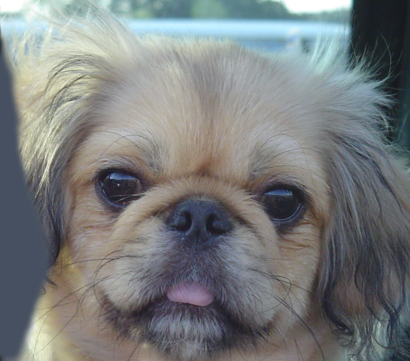
%> input picture data/dog.bmp, 410 x 361 px
$ octave main_spatial.m   (GNU Octave 9; MATLAB toolbox functions it lacks are replaced by stand-ins)
%> lines starting %> are read from the running program, lines starting %| are printed output that depends on the picture
### lowpass.m
function im_res = lowpass(im,sigma)
%This function creates a gaussian template
%as the prebuilt:
%filter = fspecial('gaussian',ker_size,sigma);
%Inputs:
% - im: image
% - sigma: frequency sigma
%Author: Nikolas Tsagkopoulos

ker_size = ceil(4*sigma + 1); %kernel dim Correction
if ~mod(ker_size,2)
    ker_size = ker_size + 1;
end

filter = zeros(ker_size,ker_size);
x0 = ceil(ker_size/2);
y0 = x0;
x = 1:ker_size;
y = 1:ker_size;
scalar = 1/(2*pi*sigma^2);
exponent = -1/(2*sigma^2);
for i =1:ker_size
    for j = 1:ker_size
        vars = (x(i) - x0).^2 + (y(j) - y0).^2;
        filter(i,j) = scalar.*exp(vars.*exponent);
    end
end

im_res = my_conv(im,filter);
end

### my_conv.m
function im_res = my_conv(im,g)
%This function performs the conv. operator similar to the
%prebuilt matlab function: conv2d(A,b,'same').
%Commented section compares my_conv() to conv2().
%Inputs:
% - im: image
% -  g: conv. window
%Author: Nikolas Tsagkopoulos

imdim = size(im); %Image dim.
if size(imdim) < 3
    imdim(3) = 1;
end
temp_dim = size(g); %Template dim.
im_res = zeros(imdim); %Output init.


leftB = temp_dim(2)/2 + .5;   %Indices modification
rightB = temp_dim(2)/2 - .5;  %Works only for odd temps.
upperB = temp_dim(1)/2 + .5;
downB = temp_dim(1)/2 - .5;
%% CONVOLUTION %%
g_flp = flip(flip(g,2),1); %filter rotation 180

for k = 1 : imdim(3) %for every channel
    for i = upperB : imdim(1) - downB
        for j = leftB : imdim(2) - rightB
            im_res(i,j,k) = sum(sum(im(i-upperB+1:i+downB,...
                                j-leftB+1:j+rightB,k).*g_flp));
        end
    end
end

%% conv2 Comparison
% [9 lines of commented-out code are left out]

end

### highpass.m
function im_res = highpass(im,sigma)
%This function creates a highpass filter using
%the function lowpass(). Removes from the original
%freqs, the low freqs and correctsvthe borders
%afterwards.
% - im: image
% - sigma: frequency sigma
%Author: Nikolas Tsagkopoulos

ker_size = ceil(4*sigma + 1); %kernel dim Correction
if ~mod(ker_size,2)
    ker_size = ker_size + 1;
end

filter = zeros(ker_size,ker_size);
x0 = ceil(ker_size/2);
y0 = x0;
x = 1:ker_size;
y = 1:ker_size;
scalar = 1/(2*pi*sigma^2);
exponent = -1/(2*sigma^2);
for i =1:ker_size
    for j = 1:ker_size
        vars = (x(i) - x0).^2 + (y(j) - y0).^2;
        filter(i,j) = scalar.*exp(vars.*exponent);
    end
end

im_res = my_conv(im,filter);
im_res = im - im_res;%Obtaining the High freq
im_res(im_res == im) = 0; %correcting the borders

end

### spatial_representation.m
function spatial_representation(A,B,Af,Bf)
%Inputs:
% - A: 1st image
% - B: 2nd image
% - Af: Low frequencies of 1st image
% - Bf: High frequencies of 2nd image
%Author: Nikolas Tsagkopoulos

figure(1);
subplot(2,2,1); imshow(A); title('Image 1'); ylabel('Original');
subplot(2,2,2); imshow(B); title('Image 2');
subplot(2,2,3); imshow(Af); title('Low freq.');
subplot(2,2,4); imshow(Bf + 0.5); title('High freq.'); %Visual reasons

end

### im_pyramid.m
function im_pyramid(im,n,sL,sH)
%This function performs an image pyramid.
%Inputs:
% - im: image
% -  n: reproduction samples
% - sL: low sigma (for the title)
% - sH: high sigma (for the title)
%Author: Nikolaos Tsagkopoulos

image{1} = im;
hybrid_pyr{1} = im;
for i=2:n
    image{i} = imresize(image{i-1},.5);
    %changing subsampled images dimensions, so we can concatenate
    %and show the images as one
    hybrid_pyr{i} = padarray(image{i},size(im,1)-size(image{i},1),255,'pre');
end
image = cat(2,hybrid_pyr{:});
figure(3);
imshow(image)
title(sprintf('sigma low %s sigma High %s',num2str(sL), num2str(sH)))
end

### freq_representation.m
function freq_representation(A,B,AFourier,BFourier)
%Inputs:
% - A: 1st image's FFT
% - B: 2nd image's FFT
% - Af: Low frequencies of 1st image's FFT
% - Bf: High frequencies of 2nd image's FFT
%Author: Nikolas Tsagkopoulos

figure(2);
subplot(2,2,1); image(abs(A(:,:,1))); title('Image 1'); ylabel('Original');
subplot(2,2,2); image(abs(B(:,:,1))); title('Image 2');
subplot(2,2,3); image(abs(AFourier(:,:,1))); title('Low freq.');
subplot(2,2,4); image(abs(BFourier(:,:,1))); title('High freq.');


end

### main_spatial.m
%=============== METHOD 1. *SPATIAL DOMAIN* ==================
%In this method we apply the filters through a convolutional
%operation in the spatial domain. Then we represent the images
%in the spatial and the frequency domain. In the end, we produce
%the hybrid images with addition in the spatial domain.
%Author: Nikolas Tsagkopoulos

addpath('data'); %add image path to directory

im1 = im2double(imread('dog.bmp')); %image 1
im2 = im2double(imread('cat.bmp')); %image 2
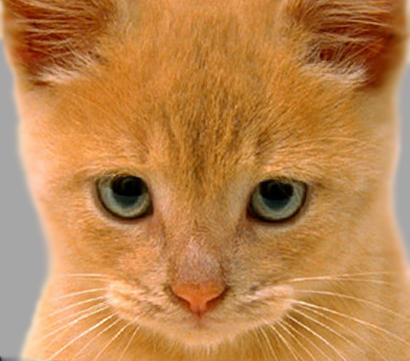
%> input picture data/cat.bmp, 410 x 361 px
imdim = size(im1);
%> imdim = [361 410 3]

%% Filtering the images
sigmaL = 6; %modify low/high sigma respectively
sigmaH = 8;

im_1_filtrd = lowpass(im1,sigmaL);
im_2_filtrd = highpass(im2,sigmaH);
%> after the loop in my_conv (call 2), `for k = 1 : imdim(3)`:
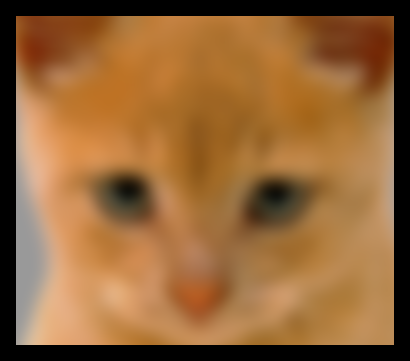
%> im_res: size 361x410x3 double; mean R, G, B 0.574, 0.397, 0.221
%> in highpass, `im_res(im_res == im) = 0;`:
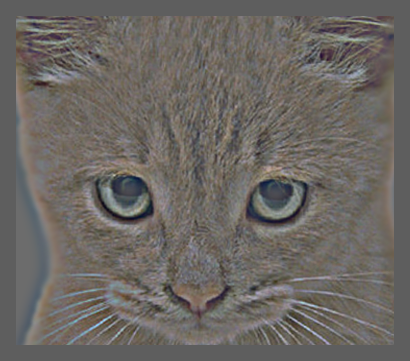
%> im_res: size 361x410x3 double; mean R, G, B 0.0476, 0.0324, 0.0173; drawn with min black and max white

%% FFT for RGB
Fou_im1 = zeros(imdim); %dim initialization
Fou_im2 = zeros(imdim);
Fou_im1_filtrd = zeros(imdim);
Fou_im2_filtrd = zeros(imdim);

for i = 1:size(im1,3) %Calculated for every channel
    Fou_im1(:,:,i) = fftshift(fft2(im1(:,:,i)));
    Fou_im2(:,:,i) = fftshift(fft2(im2(:,:,i)));
    Fou_im1_filtrd(:,:,i) = fftshift(fft2(im_1_filtrd(:,:,i)));
    Fou_im2_filtrd(:,:,i) = fftshift(fft2(im_2_filtrd(:,:,i)));
end

%% Visualizing the features

spatial_representation(im1,im2,im_1_filtrd,im_2_filtrd);
freq_representation(Fou_im1,Fou_im2,Fou_im1_filtrd,Fou_im2_filtrd);
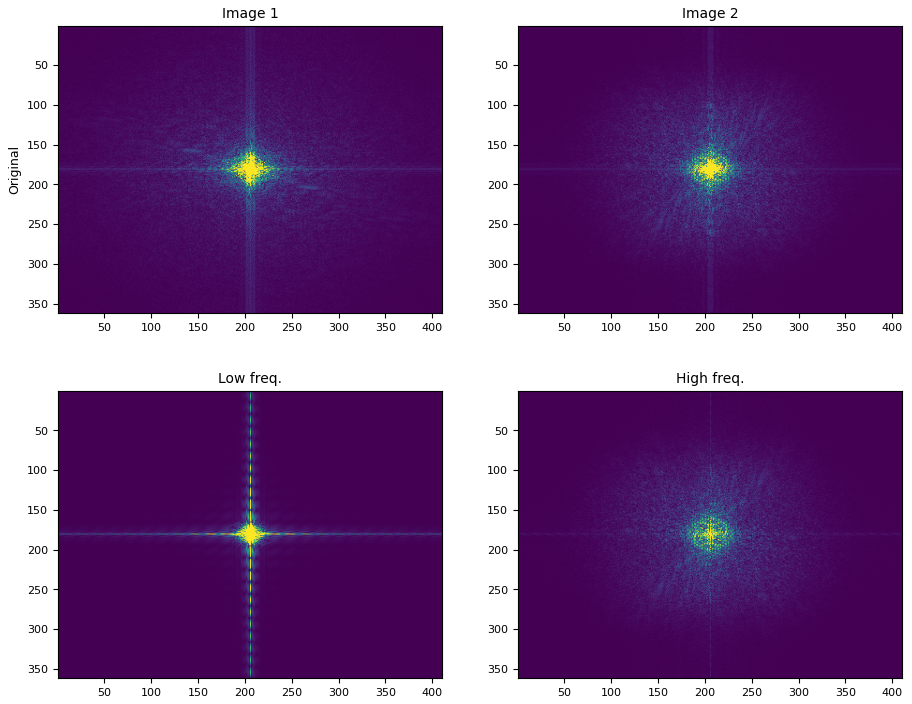
%> figure redrawn from the program's plot data, 4 panels

%% Hybrid Images

im_1_filtrd = im2uint8(im_1_filtrd);
im_2_filtrd = im2uint8(im_2_filtrd);
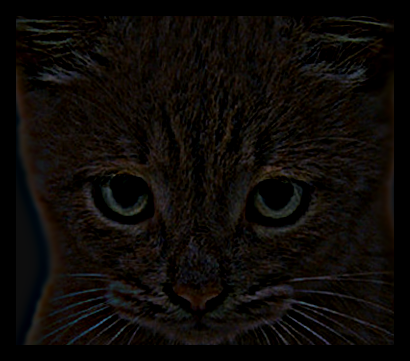
%> im_2_filtrd: size 361x410x3 uint8; mean R, G, B 13.5, 10.2, 7.6
Hybrid = imadd(im_1_filtrd,im_2_filtrd);
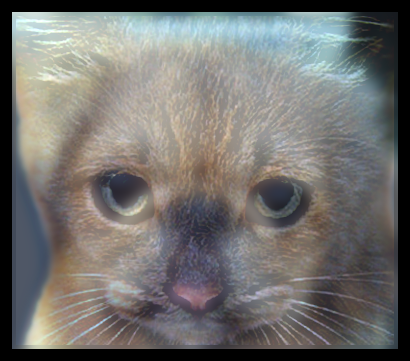
%> Hybrid: size 361x410x3 uint8; mean R, G, B 114.2, 112.7, 110.2


%Image pyramid
N = 5;
im_pyramid(Hybrid,N,sigmaL,sigmaH)
%> after the loop in im_pyramid, `for i=2:n`: hybrid_pyr = 5 items
%> in im_pyramid, `image = cat(2,hybrid_pyr{:});`:
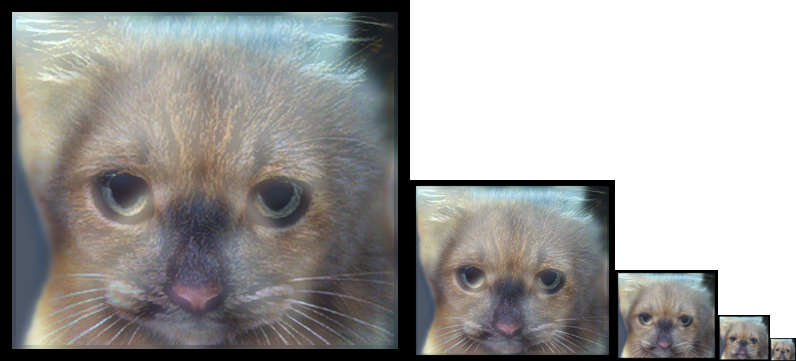
%> image: size 361x796x3 uint8; mean R, G, B 158.2, 157.2, 155.5
